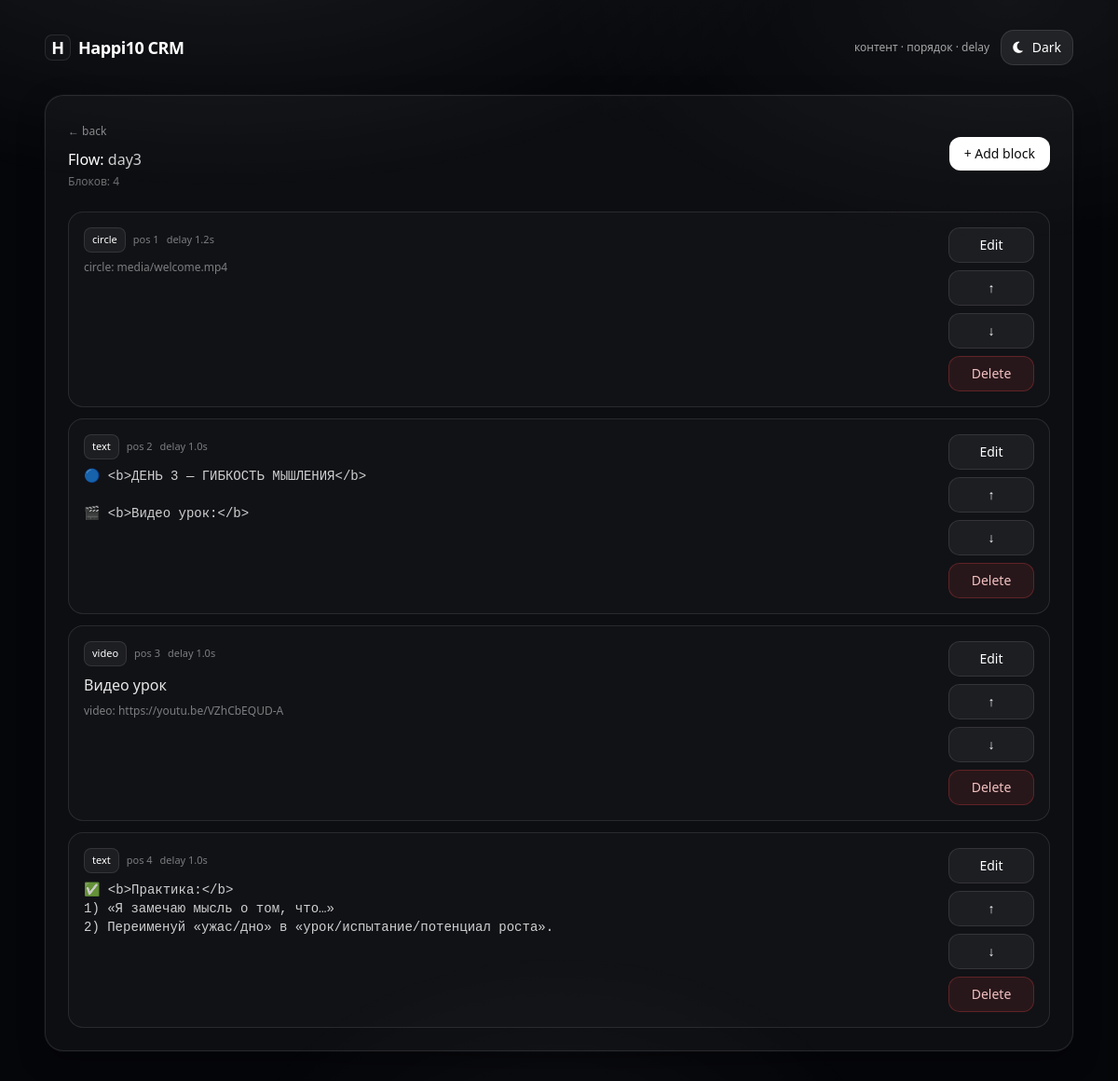
The page /flow/day3 on the database its author committed.
### tables this page shows
CREATE TABLE content_blocks (
			id INTEGER PRIMARY KEY AUTOINCREMENT,
			flow TEXT NOT NULL,
			position INTEGER NOT NULL,
			type TEXT NOT NULL,
			title TEXT DEFAULT '',
			text TEXT DEFAULT '',
			circle_path TEXT DEFAULT '',
			video_url TEXT DEFAULT '',
			buttons_json TEXT DEFAULT '',
			delay_seconds REAL DEFAULT 1.0,
			is_active INTEGER DEFAULT 1
		, file_path TEXT DEFAULT '', file_kind TEXT DEFAULT '', file_name TEXT DEFAULT '');

### crm.py (the view)
@app.get("/flow/{flow}", response_class=HTMLResponse)
async def flow_page(request: Request, flow: str):
	blocks = await get_blocks(flow)
	return templates.TemplateResponse(
		"flow.html",
		{"request": request, "flow": flow, "blocks": blocks},
	)

### templates/flow.html (shortened to what this page needs)
{% extends "base.html" %}
{% block content %}
  <div class="flex items-center justify-between gap-4">
	<div>
	  <a href="/" class="text-xs text-white/50 hover:text-white/70">← back</a>
	  <h1 class="text-base font-medium mt-2">Flow: <span class="text-white/80">{{ flow }}</span></h1>
	  <div class="text-xs text-white/40 mt-1">Блоков: {{ blocks|length }}</div>
	</div>
	<a href="/block/new?flow={{ flow }}"
	   class="px-4 py-2 rounded-xl bg-white text-black text-sm font-medium hover:opacity-90">
	  + Add block
	</a>
  </div>
  <div class="mt-6 space-y-3">
	{% for b in blocks %}
	  <div class="rounded-2xl border border-white/10 bg-white/[0.02] p-4">
		<div class="flex items-start justify-between gap-4">
		  <div class="min-w-0">
			<div class="flex flex-wrap items-center gap-2">
			  <span class="text-[11px] px-2 py-1 rounded-lg bg-white/5 border border-white/10">{{ b.type }}</span>
			  <span class="text-[11px] text-white/45">pos {{ b.position }}</span>
			  <span class="text-[11px] text-white/45">delay {{ "%.1f"|format(b.delay) }}s</span>
			</div>
			{% if b.title %}
			  <div class="mt-2 font-medium text-white/90">{{ b.title }}</div>
			{% endif %}
			{% if b.text %}
			  <pre class="mt-2 whitespace-pre-wrap text-sm text-white/80">{{ b.text }}</pre>
			{% endif %}
			{% if b.circle %}
			  <div class="mt-2 text-xs text-white/45">circle: {{ b.circle }}</div>
			{% endif %}
			{% if b.video %}
			  <div class="mt-2 text-xs text-white/45">video: {{ b.video }}</div>
			{% endif %}
		  </div>
		  <div class="flex flex-col gap-2 w-[92px]">
			<a href="/block/{{ b.id }}/edit"
			   class="px-3 py-2 rounded-xl bg-white/5 border border-white/10 text-sm hover:bg-white/10 text-center">
			  Edit
			</a>
			<form method="post" action="/block/{{ b.id }}/up">
			  <button class="w-full px-3 py-2 rounded-xl bg-white/5 border border-white/10 text-sm hover:bg-white/10">↑</button>
			</form>
			<form method="post" action="/block/{{ b.id }}/down">
			  <button class="w-full px-3 py-2 rounded-xl bg-white/5 border border-white/10 text-sm hover:bg-white/10">↓</button>
			</form>
			<form method="post" action="/block/{{ b.id }}/delete" onsubmit="return confirm('Удалить блок?')">
			  <button class="w-full px-3 py-2 rounded-xl bg-red-500/10 border border-red-500/20 text-sm hover:bg-red-500/20 text-red-200">
				Delete
			  </button>
			</form>
		  </div>
		</div>
	  </div>
	{% endfor %}
  </div>
{% endblock %}

### templates/base.html (style rules this page uses)
:root { --bg:#05060a; --fg:#ffffff; --muted:rgba(255,255,255,.62); --muted2:rgba(255,255,255,.45); --panel:rgba(255,255,255,.035); --panel2:rgba(255,255,255,.02); --border:rgba(255,255,255,.10); --border2:rgba(255,255,255,.14); --shadow: 0 0 0 1px rgba(255,255,255,.03), 0 10px 28px rgba(0,0,0,.35); --inputBg:rgba(0,0,0,.35); --inputBorder:rgba(255,255,255,.12); --btnBg:rgba(255,255,255,.08); --btnHover:rgba(255,255,255,.12); --btnBorder:rgba(255,255,255,.14); --primaryBg:#ffffff; --primaryFg:#0b0b0b; --dangerBg:rgba(239,68,68,.10); --dangerHover:rgba(239,68,68,.16); --dangerBorder:rgba(239,68,68,.28); --dangerFg:rgba(254,202,202,.95); }
body { background:var(--bg)!important; color:var(--fg)!important; }
button { border-radius: 12px; border: 1px solid var(--btnBorder); background: var(--btnBg); color: var(--fg); transition: transform .06s ease, background .15s ease, border-color .15s ease, opacity .15s ease; }
.bg-white.text-black { background: var(--primaryBg)!important; color: var(--primaryFg)!important; border-color: transparent!important; }
.text-red-200, .text-red-300, .text-red-400, .text-red-500 { color: var(--dangerFg)!important; }
.bg-red-500\/10 { background: var(--dangerBg)!important; }
.border-red-500\/20 { border-color: var(--dangerBorder)!important; }

### rows shown on the page
content_blocks: type "circle", position "1", delay "1.2", circle "media/welcome.mp4"
content_blocks: type "text", position "2", delay "1.0", text "🔵 <b>ДЕНЬ 3 — ГИБКОСТЬ МЫШЛЕНИЯ</b> 🎬 <b>Видео урок:</b>"
content_blocks: type "video", position "3", delay "1.0", title "Видео урок", video "https://youtu.be/VZhCbEQUD-A"
content_blocks: type "text", position "4", delay "1.0", text "✅ <b>Практика:</b> 1) «Я замечаю мысль о том, что…» 2) Переименуй «ужас/дно» в «урок/испытание/потенциал роста»."

### other values the page prints
{{ flow }} "day3"
{{ blocks|length }} "4"
